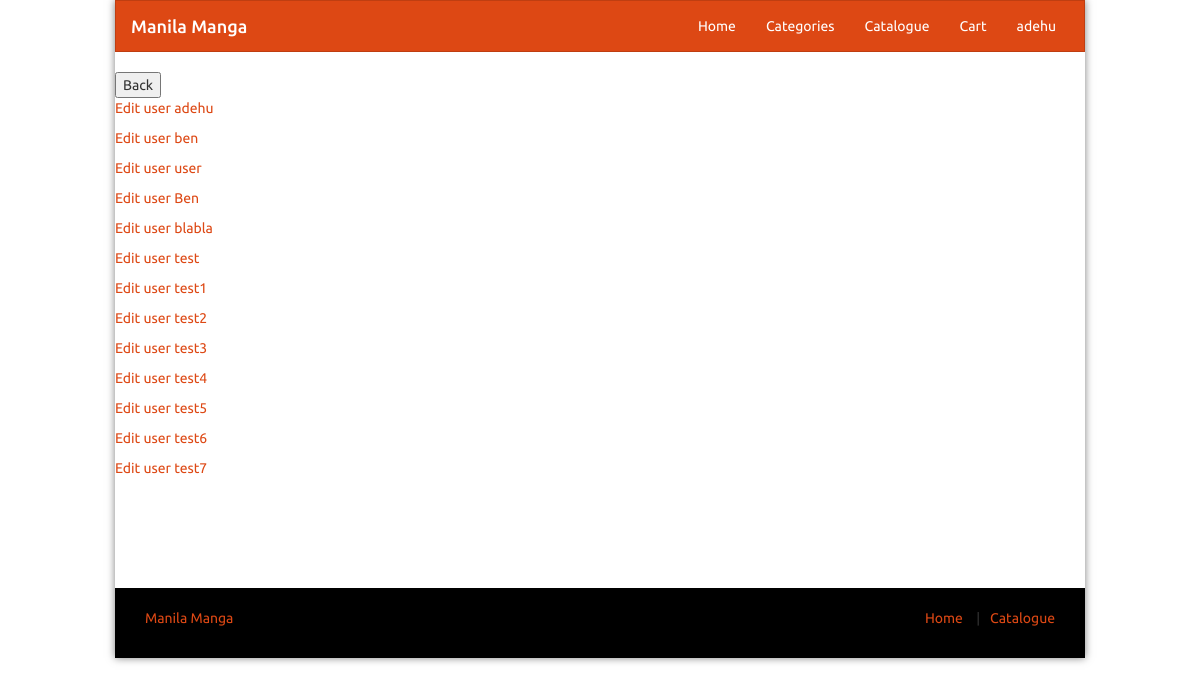
The app's page /mngusers.php (signed in) with its own data.
### tables this page shows
CREATE TABLE "users" (
	"userId"	INTEGER NOT NULL UNIQUE,
	"username"	TEXT,
	"password"	TEXT,
	"isAdmin"	INTEGER DEFAULT 0,
	PRIMARY KEY("userId" AUTOINCREMENT)
);

### mngusers.php (the view, shortened to what this page needs)
<?php session_start();
include('navbar.php');
echo'<button onclick="history.go(-1);">Back</button>';
$db=new SQLite3('r209-db-01.sqlite');
$usersDataQuery='SELECT * from users';
$usersData=$db->query($usersDataQuery);
while($userData=$usersData->fetchArray()){
    echo '<div class="admp">
        <p>
        <a href="mngusers1.php?id='.$userData['userId'].'">Edit user '.$userData['username'].'</a>
        </p>
        </div>';
}
include('footer.php');
unset($db);?>

### navbar.php (shortened to what this page needs)
<?php echo '<!doctype html>
<head>
    <link defer rel="stylesheet" href="bootstrap.min.css"/>
    <link rel="stylesheet" href="style2.css"/>
</head>
<head>
    <link defer rel="stylesheet" href="bootstrap.min.css"/>
    <link rel="stylesheet" href="style2.css"/>
</head>
<body class="layout-boxed">
    <div class="wrapper">
        <nav class="navbar navbar-default" role="navigation">
            <div class="container">
                <div class="navbar-header">
                    <h1 class="" style="margin:0;">
                        <a class="navbar-brand" href="index.php">
                            Manila Manga
                        </a>
                    </h1>
                </div>
                <div class="collapse navbar-collapse" id="navbar-menu">
                    <ul class="nav navbar-nav  navbar-right">
                        <li>
                            <a href="index.php" title="Home">
                                Home
                            </a>
                        </li>
                        <li>
                            <a href="categories.php" title="Categories">
                                Categories
                            </a>
                        </li>
                        <li>
                            <a href="catalogue.php" title="Catalogue Mangas">
                                Catalogue
                            </a>
                        </li>
                        <li>
                            <a href="cart.php" title="Cart">
                                Cart
                            </a>
                        </li>';
        if(isset($_SESSION['userId'])) {
            $db=new SQLite3('r209-db-01.sqlite');
            $id=$_SESSION['userId'];
            $getUsername='SELECT * FROM users WHERE userId = '.$id.'';
            $querry=$db->query($getUsername);
            $username=$querry->fetchArray();
            echo '<li>
                    <a href="user.php">'.$username[1].'</a>
                </li>';
        }
        echo '</a>
                        </li>
                    </ul>
                </div>
            </div>
            </nav>';
?>

### style2.css (style rules this page uses)
.layout-boxed { background: url(605743.jpg) repeat fixed }
.layout-boxed .container { max-width: 970px }
.layout-boxed .wrapper { background-color: #fff; max-width: 970px; margin: 0 auto; box-shadow: 0 0 8px rgba(0, 0, 0, .5); position: relative }
.navbar-default { border-radius: 0 }
ul { list-style: none; padding: 0; margin: 0 }

### records on screen
users: username "adehu"
users: username "ben"
users: username "user"
users: username "Ben"
users: username "blabla"
users: username "test"
users: username "test1"
users: username "test2"
users: username "test3"
users: username "test4"
users: username "test5"
users: username "test6"
users: username "test7"
